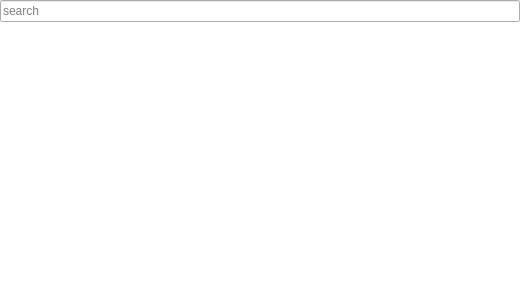
<?xml version="1.0" encoding="UTF-8"?>
<ui version="4.0">
 <class>RecentDock</class>
 <widget class="QDockWidget" name="RecentDock">
  <property name="geometry">
   <rect>
    <x>0</x>
    <y>0</y>
    <width>520</width>
    <height>287</height>
   </rect>
  </property>
  <property name="minimumSize">
   <size>
    <width>150</width>
    <height>121</height>
   </size>
  </property>
  <property name="windowIcon">
   <iconset theme="document-open-recent">
    <normaloff>:/icons/oxygen/32x32/actions/document-open-recent.png</normaloff>:/icons/oxygen/32x32/actions/document-open-recent.png</iconset>
  </property>
  <property name="windowTitle">
   <string>Recent</string>
  </property>
  <widget class="QWidget" name="dockWidgetContents">
   <layout class="QVBoxLayout" name="verticalLayout">
    <property name="spacing">
     <number>0</number>
    </property>
    <property name="leftMargin">
     <number>0</number>
    </property>
    <property name="topMargin">
     <number>0</number>
    </property>
    <property name="rightMargin">
     <number>0</number>
    </property>
    <property name="bottomMargin">
     <number>0</number>
    </property>
    <item>
     <widget class="LineEditClear" name="lineEdit">
      <property name="toolTip">
       <string>Show only files with name matching text</string>
      </property>
      <property name="placeholderText">
       <string>search</string>
      </property>
     </widget>
    </item>
    <item>
     <widget class="QListView" name="listWidget">
      <property name="contextMenuPolicy">
       <enum>Qt::CustomContextMenu</enum>
      </property>
      <property name="frameShape">
       <enum>QFrame::NoFrame</enum>
      </property>
      <property name="horizontalScrollBarPolicy">
       <enum>Qt::ScrollBarAlwaysOff</enum>
      </property>
      <property name="editTriggers">
       <set>QAbstractItemView::NoEditTriggers</set>
      </property>
      <property name="alternatingRowColors">
       <bool>false</bool>
      </property>
      <property name="selectionMode">
       <enum>QAbstractItemView::SingleSelection</enum>
      </property>
      <property name="spacing">
       <number>2</number>
      </property>
     </widget>
    </item>
   </layout>
  </widget>
  <action name="actionRemove">
   <property name="text">
    <string>Remove</string>
   </property>
   <property name="toolTip">
    <string>Remove selected item</string>
   </property>
  </action>
  <action name="actionRemoveAll">
   <property name="text">
    <string>Remove All</string>
   </property>
   <property name="toolTip">
    <string>Remove all items</string>
   </property>
  </action>
  <action name="actionPlay">
   <property name="text">
    <string>Play</string>
   </property>
   <property name="toolTip">
    <string>Play the item</string>
   </property>
  </action>
  <action name="actionProperties">
   <property name="text">
    <string>Properties</string>
   </property>
   <property name="toolTip">
    <string>Show properties</string>
   </property>
  </action>
 </widget>
 <customwidgets>
  <customwidget>
   <class>LineEditClear</class>
   <extends>QLineEdit</extends>
   <header>widgets/lineeditclear.h</header>
  </customwidget>
 </customwidgets>
 <resources/>
 <connections/>
</ui>
